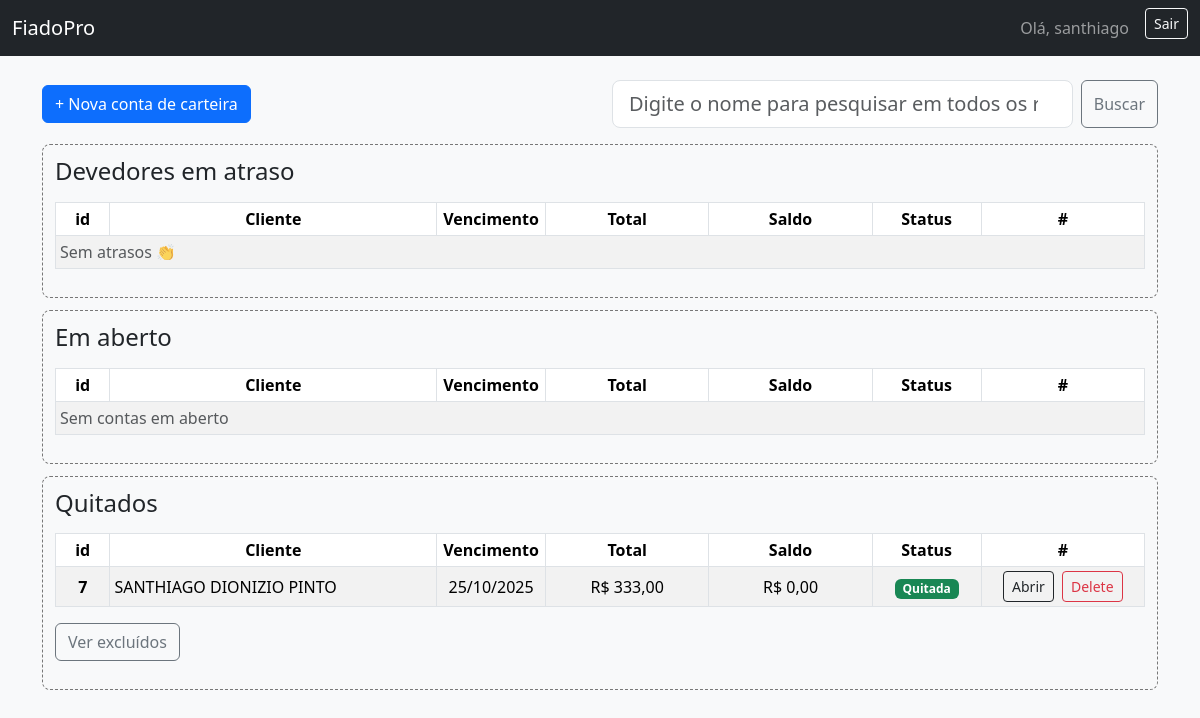
The app's page / (signed in) with its own data.
### carteira/models.py (models this page shows, shortened)
class ContaCarteira(models.Model):
    STATUS_CHOICES = (
        ("EM_ABERTO", "Em aberto"),
        ("PAGO", "Pago"),
        ("ATRASO", "Em atraso"),
    )
    owner = models.ForeignKey(User, on_delete=models.CASCADE, related_name="contas_carteira")
    cliente = models.ForeignKey(Cliente, on_delete=models.PROTECT, related_name="contas")
    criado_em = models.DateField(default=timezone.now)
    vencimento = models.DateField(null=True, blank=True)
    total = models.DecimalField(max_digits=12, decimal_places=2, default=0)
    saldo = models.DecimalField(max_digits=12, decimal_places=2, default=0)
    status = models.CharField(max_length=12, choices=STATUS_CHOICES, default="EM_ABERTO")
    is_deleted = models.BooleanField(default=False)
    deleted_at = models.DateTimeField(null=True, blank=True)
    deleted_reason = models.CharField(max_length=255, blank=True)
    deleted_by = models.ForeignKey(
        User, null=True, blank=True, on_delete=models.SET_NULL, related_name="contas_carteira_excluidas"
    )
    class Meta:
        ordering = ["-criado_em", "-id"]

class Cliente(models.Model):
    nome = models.CharField(max_length=150)
    cpf = models.CharField(max_length=14, blank=True)
    telefone = models.CharField(max_length=20, blank=True)

### carteira/views.py (the view)
# urls.py: path("", views.dashboard, name="dashboard"),
@login_required
def dashboard(request):
    q = request.GET.get("q", "").strip()
    base = (ContaCarteira.objects
            .filter(owner=request.user, is_deleted=False)  # garante esconder excluídos
            .select_related("cliente"))
    base_atrasados = base.filter(status="ATRASO")
    base_em_aberto = base.filter(status="EM_ABERTO")
    base_quitados  = base.filter(status="PAGO")
    if q:
        name_filter = Q(cliente__nome__icontains=q)
        atrasados = base_atrasados.filter(name_filter)
        em_aberto = base_em_aberto.filter(name_filter)
        quitados  = base_quitados.filter(name_filter)
    else:
        atrasados = base_atrasados
        em_aberto = base_em_aberto
        quitados  = base_quitados
    cform = ClienteForm()
    conta_form = ContaForm()
    formset = ItemFormSet(prefix="itens")
    del_form = DeleteConfirmForm()  # + NEW
    return render(request, "carteira/dashboard.html", {
        "q": q,
        "atrasados": atrasados.order_by("vencimento", "id"),
        "quitados": quitados.order_by("vencimento", "id"),
        "em_aberto": em_aberto.order_by("vencimento", "id"),
        "cform": cform,
        "conta_form": conta_form,
        "formset": formset,
        "del_form": del_form,        # + NEW
        "open_modal": False,
    })

### carteira/forms.py
class ClienteForm(forms.ModelForm):
    class Meta:
        model = Cliente
        fields = ["nome", "cpf", "telefone"]
        widgets = {
            "nome": forms.TextInput(attrs={"class": "form-control", "placeholder": "Nome do cliente"}),
            "cpf": forms.TextInput(attrs={"class": "form-control", "placeholder": "000.000.000-00"}),
            "telefone": forms.TextInput(attrs={"class": "form-control", "placeholder": "(63) 9 0000-0000"}),
        }

class ContaForm(forms.ModelForm):
    class Meta:
        model = ContaCarteira
        fields = ["vencimento"]
        widgets = {
            "vencimento": forms.DateInput(attrs={"class": "form-control", "type": "date"}),
        }

### carteira/templates/carteira/dashboard.html (shortened to what this page needs)
{% extends 'carteira/base.html' %}
{% load static %}
{% load humanize %}
{% block content %}
<div class="row align-items-center mb-3">
  <div class="col-6">
    <button class="btn btn-primary" data-bs-toggle="modal" data-bs-target="#modalNovaConta">+ Nova conta de carteira</button>
  </div>
  <div class="col-6">
    <form class="d-flex" method="get" action=".">
      <input
        type="search"
        name="q"
        class="form-control form-control-lg me-2"
        placeholder="Digite o nome para pesquisar em todos os registros"
        value="{{ q|default:'' }}"
        id="dashboard-search"
        autocomplete="off">
      <button class="btn btn-outline-secondary" type="submit">Buscar</button>
    </form>
  </div>
</div>
<div class="box">
  <div class="d-flex justify-content-between align-items-center mb-3">
    <h4 class="m-0">Devedores em atraso</h4>
  </div>
  <table class="table table-striped table-sm table-bordered align-middle">
    <thead>
      <tr>
        <th scope="col" style="width: 5%; white-space: nowrap;" class="text-center">id</th>
        <th scope="col" style="width: 30%; white-space: nowrap;" class="text-center">Cliente</th>
        <th scope="col" style="width: 10%; white-space: nowrap;" class="text-center">Vencimento</th>
        <th scope="col" style="width: 15%; white-space: nowrap;" class="text-center">Total</th>
        <th scope="col" style="width: 15%; white-space: nowrap;" class="text-center">Saldo</th>
        <th scope="col" style="width: 10%; white-space: nowrap;" class="text-center">Status</th>
        <th scope="col" style="width: 15%; white-space: nowrap;" class="text-center">#</th>
      </tr>
    </thead>
    <tbody>
      {% for c in atrasados %}
        <tr>
          <th class="text-center" scope="row">{{ c.id }}</th>
          <td>{{ c.cliente.nome }}</td>
          <td class="text-center">{{ c.vencimento|date:'d/m/Y' }}</td>
          <td class="text-center">R$ {{ c.total|floatformat:2|intcomma }}</td>
          <td class="text-center">R$ {{ c.saldo|floatformat:2|intcomma }}</td>
          <td class="text-center"><span class="badge bg-danger">Atraso</span></td>
          <td class="text-center">
            <a class="btn btn-sm btn-outline-dark me-1" href="{% url 'carteira:conta' c.id %}">Abrir</a>
            <button type="button"
                    class="btn btn-sm btn-outline-danger"
                    data-bs-toggle="modal"
                    data-bs-target="#modalExcluirConta"
                    data-url="{% url 'carteira:excluir_conta' c.id %}"
                    data-label="Conta #{{ c.id }} — {{ c.cliente.nome }}">
              Delete
            </button>
          </td>
        </tr>
      {% empty %}
        <tr><td colspan="7" class="text-muted">Sem atrasos 👏</td></tr>
      {% endfor %}
    </tbody>
  </table>
</div>
<div class="box">
  <div class="d-flex justify-content-between align-items-center mb-3">
    <h4 class="m-0">Em aberto</h4>
  </div>
  <table class="table table-striped table-sm table-bordered align-middle">
    <thead>
      <tr>
        <th scope="col" style="width: 5%; white-space: nowrap;" class="text-center">id</th>
        <th scope="col" style="width: 30%; white-space: nowrap;" class="text-center">Cliente</th>
        <th scope="col" style="width: 10%; white-space: nowrap;" class="text-center">Vencimento</th>
        <th scope="col" style="width: 15%; white-space: nowrap;" class="text-center">Total</th>
        <th scope="col" style="width: 15%; white-space: nowrap;" class="text-center">Saldo</th>
        <th scope="col" style="width: 10%; white-space: nowrap;" class="text-center">Status</th>
        <th scope="col" style="width: 15%; white-space: nowrap;" class="text-center">#</th>
      </tr>
    </thead>
    <tbody>
      {% for c in em_aberto %}
        <tr>
          <th class="text-center" scope="row">{{ c.id }}</th>
          <td>{{ c.cliente.nome }}</td>
          <td class="text-center">{{ c.vencimento|date:'d/m/Y' }}</td>
          <td class="text-center">R$ {{ c.total|floatformat:2|intcomma }}</td>
          <td class="text-center">R$ {{ c.saldo|floatformat:2|intcomma }}</td>
          <td class="text-center"><span class="badge bg-warning text-dark">Em aberto</span></td>
          <td class="text-center">
            <a class="btn btn-sm btn-outline-dark me-1" href="{% url 'carteira:conta' c.id %}">Abrir</a>
            <button type="button"
                    class="btn btn-sm btn-outline-danger"
                    data-bs-toggle="modal"
                    data-bs-target="#modalExcluirConta"
                    data-url="{% url 'carteira:excluir_conta' c.id %}"
                    data-label="Conta #{{ c.id }} — {{ c.cliente.nome }}">
              Delete
            </button>
          </td>
        </tr>
      {% empty %}
        <tr><td colspan="7" class="text-muted">Sem contas em aberto</td></tr>
      {% endfor %}
    </tbody>
  </table>
</div>
<div class="box">
  <div class="d-flex justify-content-between align-items-center mb-3">
    <h4 class="m-0">Quitados</h4>
  </div>
  <table class="table table-striped table-sm table-bordered align-middle">
    <thead>
      <tr>
        <th scope="col" style="width: 5%; white-space: nowrap;" class="text-center">id</th>
        <th scope="col" style="width: 30%; white-space: nowrap;" class="text-center">Cliente</th>
        <th scope="col" style="width: 10%; white-space: nowrap;" class="text-center">Vencimento</th>
        <th scope="col" style="width: 15%; white-space: nowrap;" class="text-center">Total</th>
        <th scope="col" style="width: 15%; white-space: nowrap;" class="text-center">Saldo</th>
        <th scope="col" style="width: 10%; white-space: nowrap;" class="text-center">Status</th>
        <th scope="col" style="width: 15%; white-space: nowrap;" class="text-center">#</th>
      </tr>
    </thead>
    <tbody>
      {% for c in quitados %}
        <tr>
          <th class="text-center" scope="row">{{ c.id }}</th>
          <td>{{ c.cliente.nome }}</td>
          <td class="text-center">{{ c.vencimento|date:'d/m/Y' }}</td>
          <td class="text-center">R$ {{ c.total|floatformat:2|intcomma }}</td>
          <td class="text-center">R$ {{ c.saldo|floatformat:2|intcomma }}</td>
          <td class="text-center"><span class="badge bg-success">Quitada</span></td>
          <td class="text-center">
            <a class="btn btn-sm btn-outline-dark me-1" href="{% url 'carteira:conta' c.id %}">Abrir</a>
            <button type="button"
                    class="btn btn-sm btn-outline-danger"
                    data-bs-toggle="modal"
                    data-bs-target="#modalExcluirConta"
                    data-url="{% url 'carteira:excluir_conta' c.id %}"
                    data-label="Conta #{{ c.id }} — {{ c.cliente.nome }}">
              Delete
            </button>
          </td>
        </tr>
      {% empty %}
        <tr><td colspan="7" class="text-muted">Sem contas quitadas</td></tr>
      {% endfor %}
    </tbody>
  </table>
<div class="row align-items-center mb-3">
  <div class="col-6 d-flex gap-2">
    <a class="btn btn-outline-secondary" href="{% url 'carteira:excluidos' %}">Ver excluídos</a>
  </div>
</div>
{% endblock %}

### carteira/templates/carteira/base.html (shortened to what this page needs)
<!doctype html>
<html lang="pt-br">
<head>
  <link href="https://cdn.jsdelivr.net/npm/bootstrap@5.3.3/dist/css/bootstrap.min.css" rel="stylesheet">
</head>
<body class="bg-light">
  {% load static %}
  <nav class="navbar navbar-expand-lg bg-dark navbar-dark">
    <div class="container-fluid">
      <a class="navbar-brand" href="{% url 'carteira:dashboard' %}">FiadoPro</a>
      <div class="d-flex ms-auto">
        {% if request.user.is_authenticated %}
        <span class="navbar-text me-3">Olá, {{ request.user.username }}</span>
        <form method="post" action="{% url 'logout' %}" class="d-inline">
          <button type="submit" class="btn btn-outline-light btn-sm">Sair</button>
        </form>
        {% else %}
        <a class="btn btn-outline-light btn-sm" href="{% url 'login' %}">Entrar</a>
        <a class="btn btn-primary btn-sm ms-2" href="{% url 'signup' %}">Criar conta</a>
        {% endif %}
      </div>
    </div>
  </nav>
  <div class="container py-4">
    {% block content %}{% endblock %}
  </div>
</body>
</html>

### carteira/templates/carteira/base.html (style rules this page uses)
.box { border: 1px dashed #777; border-radius: 8px; padding: 12px; margin: 12px 0; }

### records on screen
ContaCarteira: id "7", cliente.nome "SANTHIAGO DIONIZIO PINTO", vencimento "25/10/2025", total "333,00", saldo "0,00"

### other values on screen
{{ request.user.username }} "santhiago"
